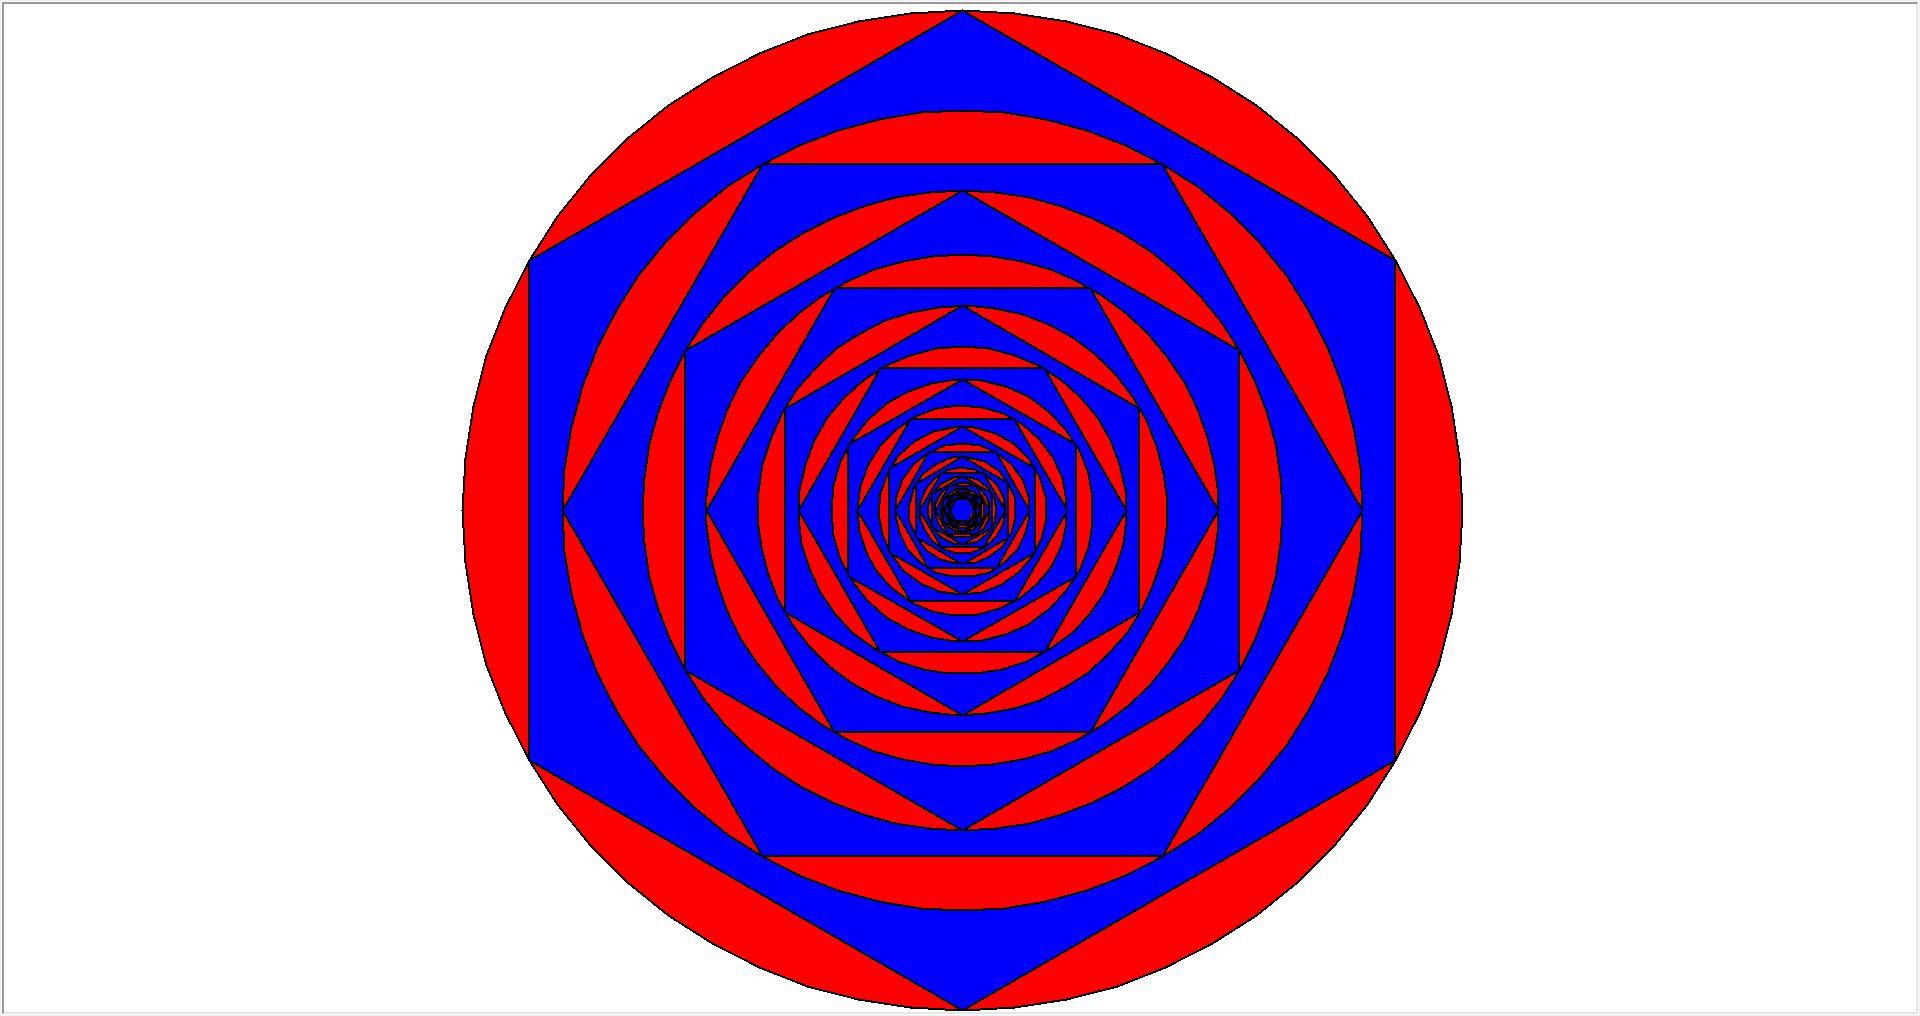

This figure's Python source:
import turtle

tina = turtle.Turtle(shape = "turtle")
turtle.tracer(False)

def maleKreis(radius, farbe):
    # Gehe zum Rand
    tina.forward(radius)
    tina.left(90)

    # Male den Kreis

    tina.pendown()
    tina.pensize(2)
    tina.fillcolor(farbe)
    tina.begin_fill()

    tina.circle(radius)

    tina.end_fill()

def maleSechseck(seite, farbe):
    # Gehe zum Rand
    tina.forward(seite)
    tina.left(120)

    # Male das Sechseck

    tina.pendown()
    tina.pensize(2)
    tina.fillcolor(farbe)
    tina.begin_fill()

    for i in range(6):
        tina.forward(seite)
        tina.left(60)

    tina.end_fill()

seite = 500

while seite > 10:
    # Gehe zur Mitte
    tina.penup()
    tina.goto(0, 0)

    maleKreis(seite, "red")

    # Gehe zur Mitte
    tina.penup()
    tina.goto(0, 0)

    maleSechseck(seite, "blue")

    seite = seite * 0.8


turtle.Screen().exitonclick()
